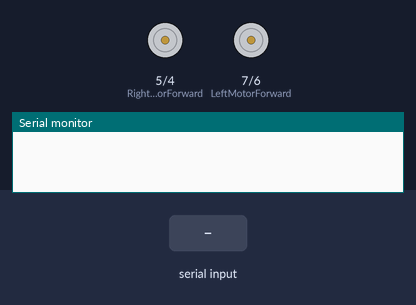
A sketch run on a simulated Arduino Uno, built with avr-gcc and run on an emulated ATmega328P. On the bench: motor-driver pin pairs drawn as motors (green arrow = first pin HIGH = forward, orange = second pin HIGH = backward, longer = more drive), the last lines printed to the serial monitor. The test bench sets the inputs (shaded band).

Above: at 1.2 s.
1.3 s: "F" received over the second serial link
At 2.2 s:
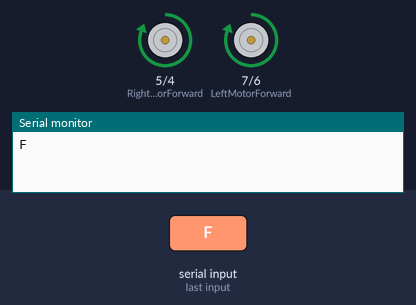
2.8 s: "B" received over the second serial link
At 3.4 s:
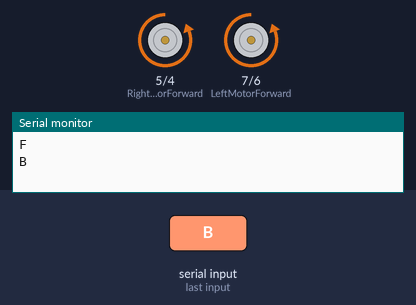
4.3 s: "L" received over the second serial link
At 5.5 s:
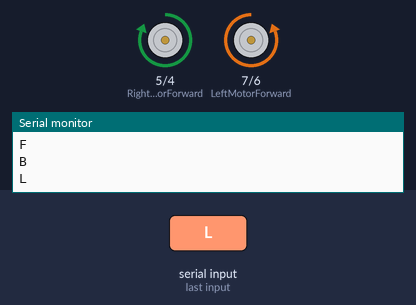
5.8 s: "R" received over the second serial link
At 6.8 s:
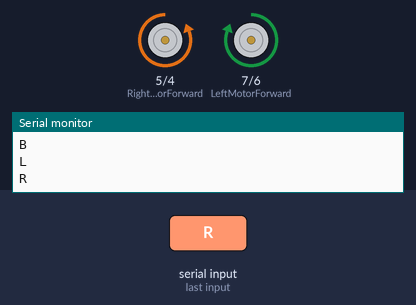
Timing chart, 0 to 8.3 s (numbered marks = the images above; inputs shaded):
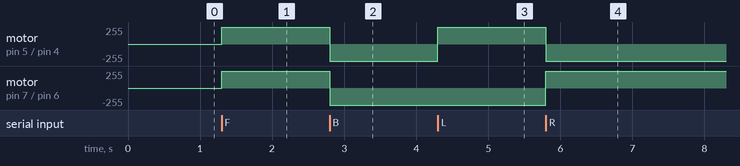

The sketch:

bluetooth.ino
```cpp
#include <SoftwareSerial.h>

SoftwareSerial bt(2, 3); // RX, TX

// MOTOR PINS
const int LeftMotorForward = 7;
const int LeftMotorBackward = 6;
const int RightMotorForward = 5;
const int RightMotorBackward = 4;

void setup() {
  pinMode(LeftMotorForward, OUTPUT);
  pinMode(LeftMotorBackward, OUTPUT);
  pinMode(RightMotorForward, OUTPUT);
  pinMode(RightMotorBackward, OUTPUT);

  Serial.begin(9600);   // USB debug
  bt.begin(9600);       // HC-06 default
}

void loop() {
  if (bt.available()) {
    char cmd = bt.read();
    Serial.println(cmd);   // you can SEE commands now

    if (cmd == 'F') moveForward();
    else if (cmd == 'B') moveBackward();
    else if (cmd == 'L') turnLeft();
    else if (cmd == 'R') turnRight();
    else if (cmd == 'S') moveStop();
  }
}

// ===== MOTORS =====
void moveForward() {
  digitalWrite(LeftMotorForward, HIGH);
  digitalWrite(RightMotorForward, HIGH);
  digitalWrite(LeftMotorBackward, LOW);
  digitalWrite(RightMotorBackward, LOW);
}

void moveBackward() {
  digitalWrite(LeftMotorBackward, HIGH);
  digitalWrite(RightMotorBackward, HIGH);
  digitalWrite(LeftMotorForward, LOW);
  digitalWrite(RightMotorForward, LOW);
}

void turnLeft() {
  digitalWrite(LeftMotorBackward, HIGH);
  digitalWrite(RightMotorForward, HIGH);
  digitalWrite(LeftMotorForward, LOW);
  digitalWrite(RightMotorBackward, LOW);
}

void turnRight() {
  digitalWrite(LeftMotorForward, HIGH);
  digitalWrite(RightMotorBackward, HIGH);
  digitalWrite(LeftMotorBackward, LOW);
  digitalWrite(RightMotorForward, LOW);
}

void moveStop() {
  digitalWrite(LeftMotorForward, LOW);
  digitalWrite(RightMotorForward, LOW);
  digitalWrite(LeftMotorBackward, LOW);
  digitalWrite(RightMotorBackward, LOW);
}
```

Measured:
- after the input at 1.3 s, motor on pin 5 (RightMotorForward) / pin 4 (RightMotorBackward), motor on pin 7 (LeftMotorForward) / pin 6 (LeftMotorBackward): stopped → forward 255/255 at once
- after the input at 2.8 s, motor on pin 5 (RightMotorForward) / pin 4 (RightMotorBackward), motor on pin 7 (LeftMotorForward) / pin 6 (LeftMotorBackward): forward 255/255 → backward 255/255 at once
- after the input at 4.3 s, motor on pin 5 (RightMotorForward) / pin 4 (RightMotorBackward): backward 255/255 → forward 255/255 at once
- after the input at 5.8 s, motor on pin 5 (RightMotorForward) / pin 4 (RightMotorBackward): forward 255/255 → backward 255/255 at once; motor on pin 7 (LeftMotorForward) / pin 6 (LeftMotorBackward): backward 255/255 → forward 255/255 at once
